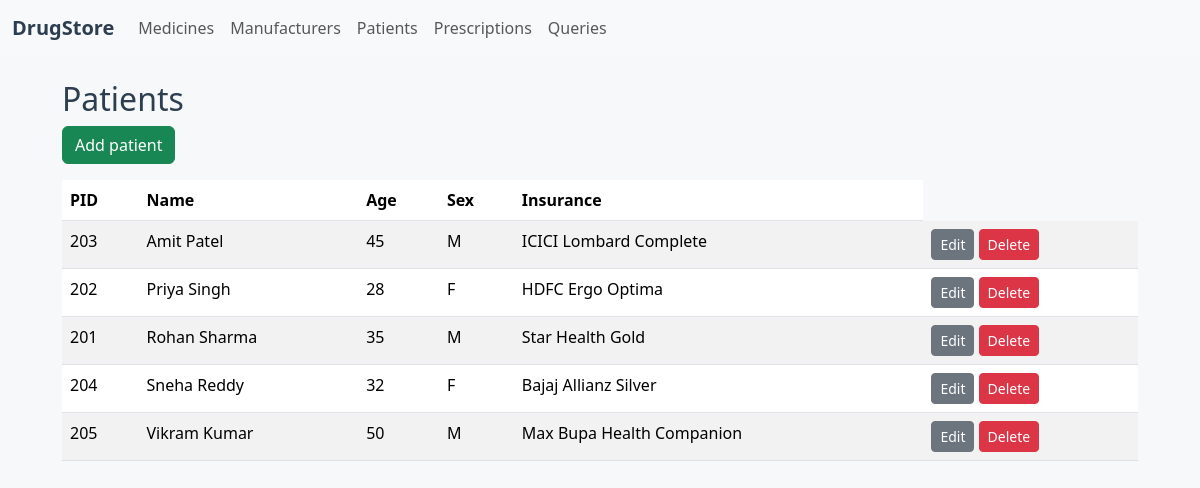
Page /patients on the committed database.
### models.py (models this page shows)
class Patient(db.Model):
    __tablename__ = 'patient'
    pid = db.Column(db.Integer, primary_key=True)
    name = db.Column(db.String(100))
    address = db.Column(db.String(200))
    sex = db.Column(db.String(1))
    insurance_info = db.Column(db.String(200))
    age = db.Column(db.Integer)

### app.py (the view)
    @app.route('/patients')
    def patients():
        items = Patient.query.order_by(Patient.name).all()
        return render_template('patients.html', patients=items)

### templates/patients.html
{% extends 'base.html' %}
{% block content %}
  <h2>Patients</h2>
  <a class="btn btn-success mb-3" href="/patients/add">Add patient</a>
  <table class="table table-striped">
    <thead><tr><th>PID</th><th>Name</th><th>Age</th><th>Sex</th><th>Insurance</th></tr></thead>
    <tbody>
    {% for p in patients %}
      <tr>
        <td>{{ p.pid }}</td>
        <td>{{ p.name }}</td>
        <td>{{ p.age }}</td>
        <td>{{ p.sex }}</td>
        <td>{{ p.insurance_info }}</td>
        <td>
          <a class="btn btn-sm btn-secondary" href="/patients/edit/{{ p.pid }}">Edit</a>
          <form method="post" action="/patients/delete/{{ p.pid }}" style="display:inline" onsubmit="return confirm('Delete patient and related records?');">
            <button class="btn btn-sm btn-danger">Delete</button>
          </form>
        </td>
      </tr>
    {% endfor %}
    </tbody>
  </table>
{% endblock %}

### templates/base.html (shortened to what this page needs)
<!doctype html>
<html lang="en">
  <head>
    <link href="https://cdn.jsdelivr.net/npm/bootstrap@5.3.2/dist/css/bootstrap.min.css" rel="stylesheet">
    <link href="/static/styles.css" rel="stylesheet">
  </head>
  <body>
    <nav class="navbar navbar-expand-lg navbar-light bg-light mb-4">
      <div class="container-fluid">
        <a class="navbar-brand" href="/">DrugStore</a>
        <div class="collapse navbar-collapse">
            <ul class="navbar-nav me-auto mb-2 mb-lg-0">
            <li class="nav-item"><a class="nav-link" href="/medicines">Medicines</a></li>
            <li class="nav-item"><a class="nav-link" href="/manufacturers">Manufacturers</a></li>
            <li class="nav-item"><a class="nav-link" href="/patients">Patients</a></li>
            <li class="nav-item"><a class="nav-link" href="/prescriptions">Prescriptions</a></li>
            <li class="nav-item"><a class="nav-link" href="/query">Queries</a></li>
          </ul>
        </div>
      </div>
    </nav>
    <div class="container">
      {% block content %}{% endblock %}
    </div>
  </body>
</html>

### static/styles.css (style rules this page uses)
body { background: #f6f8fa; }
.navbar-brand { font-weight: 700; color: #2c3e50 !important; }
.container { max-width: 1100px; }
h1, h2, h3, h4 { color: #2c3e50; }

### rows in the picture
Patient: pid "203", name "Amit Patel", age "45", sex "M", insurance_info "ICICI Lombard Complete"
Patient: pid "202", name "Priya Singh", age "28", sex "F", insurance_info "HDFC Ergo Optima"
Patient: pid "201", name "Rohan Sharma", age "35", sex "M", insurance_info "Star Health Gold"
Patient: pid "204", name "Sneha Reddy", age "32", sex "F", insurance_info "Bajaj Allianz Silver"
Patient: pid "205", name "Vikram Kumar", age "50", sex "M", insurance_info "Max Bupa Health Companion"
